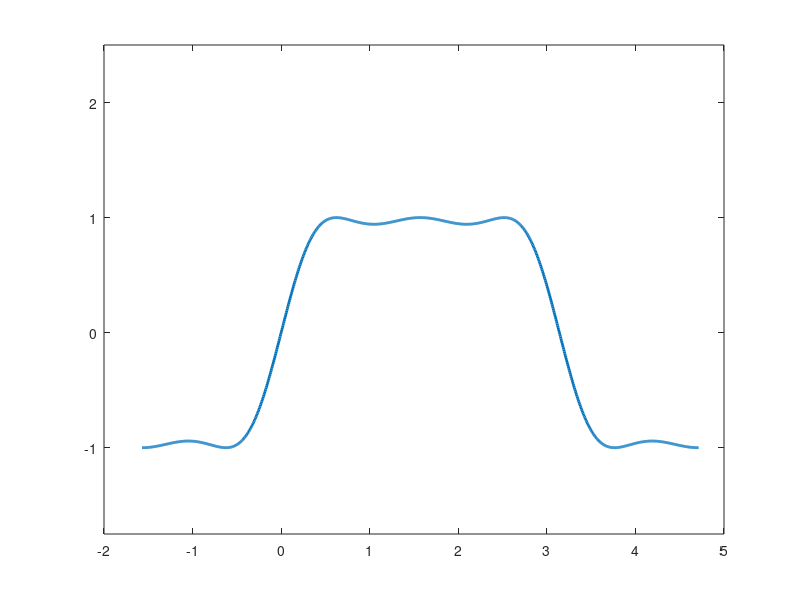

MATLAB code to generate this figure: (Note: this script raises an error after producing the figure.)
%
%   Script: hw5part1.m
%
%   In this script we practice curve fitting using MATLAB.
%


% define the function that we'll use in this exercise
f = @(x) sin(x + sin(2*x));

% create a 1000 equally spaced points within the indicated range
xvals = linspace(-pi/2, 3*pi/2, 1000);

% create the plot
LW = 2; % linewidth with a factor of 2
figure(1), clf % create figure
plot(xvals, f(xvals), 'LineWidth', LW), hold on

% change axes' limits
xlim([-2 5])
ylim([-1.75 2.5])

ax = gca;
ax.FontSize = 18; % fontsize of 18


% Now, let's create 16 equally spaced values within the same range
x_eq = linspace(-pi/2, 3*pi/2, 16);

% evaluate these points with our function and store the values
f_eq = f(x_eq);

% create the plot with these points
figure(2), clf % create figure
plot(xvals, f(xvals), 'LineWidth', LW), hold on
plot(x_eq, f_eq, 'ro', 'LineWidth', LW), hold on

% change axes' limits
xlim([-2 5])
ylim([-1.75 2.5])

ax = gca;
ax.FontSize = 18; % fontsize of 18


% now, let us use polyfit and polyval to get a fit for this 16 points
a = polyfit(x_eq, f_eq, 15);

% create the plot with these points
figure(3), clf % create figure
plot(xvals, f(xvals), 'LineWidth', LW), hold on
plot(x_eq, f_eq, 'ro', 'LineWidth', LW), hold on
plot(xvals, polyval(a, xvals), 'm-', 'LineWidth', LW), hold on

% change axes' limits
xlim([-2 5])
ylim([-1.75 2.5])

ax = gca;
ax.FontSize = 18; % fontsize of 18



